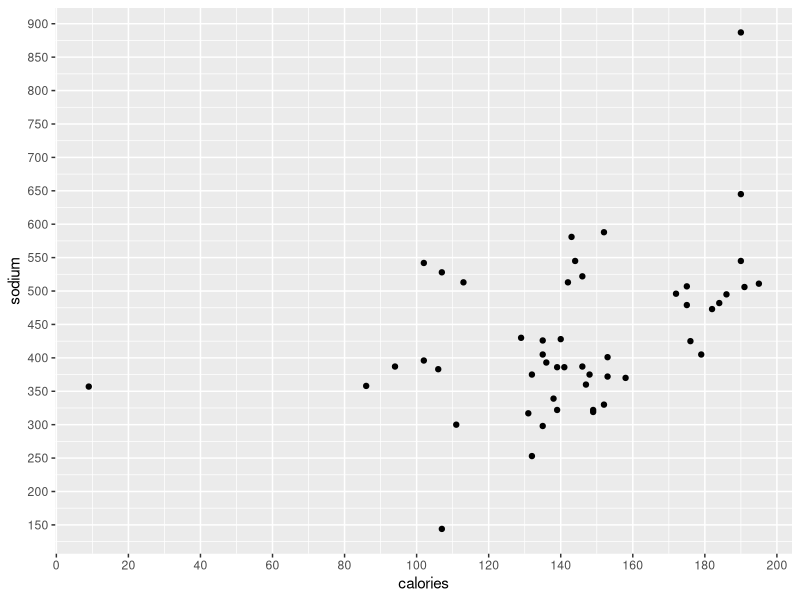
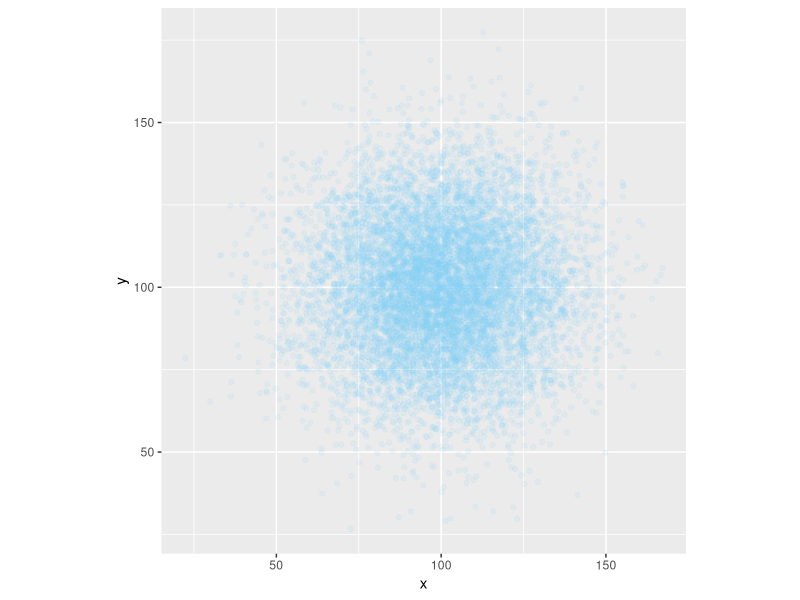
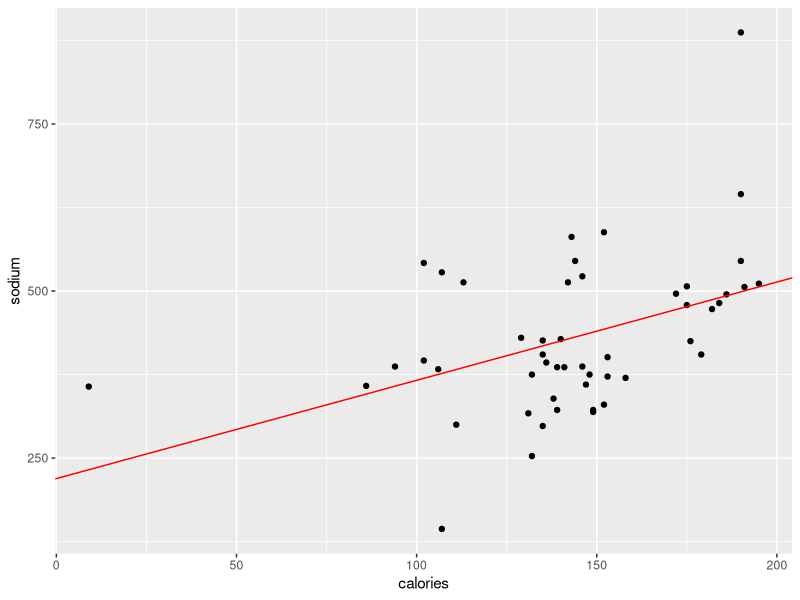

The R source for these figures, in order:
## ---- chunk 1
library(tidyverse)
library(readxl) # считывание данных в формате Excel
library(stringr) # операции со строками
## ---- chunk 2
hotdogs <- read_excel('data/hotdogs.xlsx', sheet = 'data')
## ---- chunk 3
head(hotdogs, n = 5) # посмотрим первые 5 строк
## ---- chunk 4
str(hotdogs)
## ---- chunk 5
dim(hotdogs)
## ---- chunk 6
names(hotdogs)
## ---- chunk 7

names(hotdogs) <- str_to_lower(names(hotdogs))

head(hotdogs)
## ---- chunk 8
summary(hotdogs)
## ---- chunk 9

# Калорийность в исходных единицах (ккал):
hotdogs$calories

## ---- chunk 10
# Калорийность в кДж
round(hotdogs$calories * 4.184)

## ---- chunk 11
# Соотношение Na и калорийности:

hotdogs$sodium_ratio = hotdogs$sodium / hotdogs$calories

head(hotdogs)
## ---- chunk 12
high_sodium <- subset(hotdogs, sodium_ratio > 4 & type == 'Poultry')
high_sodium
## ---- chunk 13

high_sodium[ , c(1, 4)]

## ---- chunk 14

high_sodium[ , -c(2, 3)]

## ---- chunk 15

high_sodium[ , c('type', 'sodium_ratio')]

## ---- chunk 16

mean(hotdogs$sodium)

## ---- chunk 17

mean(hotdogs$sodium, na.rm = TRUE)

## ---- chunk 18

subset(hotdogs, is.na(sodium) | is.na(calories)) # можно не указывать sodium_ratio, т.к. он будет пустым если хотя бы в одном из этих столбцов было NA
## ---- chunk 19

hotdogs_complete <- 
  subset(hotdogs, !is.na(sodium) & !is.na(calories))

# Размер исходной таблицы
dim(hotdogs)

# Размер очищенной таблицы
dim(hotdogs_complete)

## ---- chunk 20
complete.cases(hotdogs)
## ---- chunk 21

hotdogs_complete2 <- 
  subset(hotdogs, complete.cases(hotdogs))

dim(hotdogs_complete2)

## ---- chunk 22
min_sodium <- quantile(hotdogs_complete$sodium, 
                       probs = 0.025, 
                       na.rm = TRUE)
min_sodium

max_sodium <- quantile(hotdogs_complete$sodium, 
                       probs = 0.975, 
                       na.rm = TRUE)
max_sodium

hotdogs_complete$sodium_fixed <- 
  ifelse(hotdogs_complete$sodium > max_sodium, max_sodium, 
         ifelse(hotdogs_complete$sodium < min_sodium, min_sodium,
                hotdogs_complete$sodium))  
## ---- chunk 23
# Исходная переменная
summary(hotdogs_complete$sodium)

# Цензурированная переменная
summary(hotdogs_complete$sodium_fixed)

## ---- chunk 24
#ggplot(data = hotdogs_complete) +
#  geom____(mapping = ())

## ---- chunk 25

## ---- chunk 26

my_probs <- c(0.1, 0.5, 0.9)
my_probs

## ---- chunk 27

quantile(hotdogs_complete$sodium_ratio, 
         probs = my_probs, 
         na.rm = TRUE)

## ---- chunk 28
quantile(hotdogs_complete$sodium_ratio, 
         probs = c(0.1, 0.5, 0.9), 
         na.rm = TRUE)

## ---- chunk 29
my_probs[1]
my_probs[c(1, 3)]
## ---- chunk 30

x_breaks <- seq(0, 200, by = 20)
y_breaks <- seq(0, 900, by = 50)

x_breaks


ggplot(data = hotdogs_complete,
       mapping = aes(x = calories, y = sodium)) +
  geom_point() +
  scale_x_continuous(breaks = x_breaks) +
  scale_y_continuous(breaks = y_breaks)

## ---- chunk 31

5:10

## ---- chunk 32

set.seed(12345) # инициализируем генератор случайных чисел для воспроизводимости
rx <- rnorm(n = 10000, mean = 100, sd = 20)
ry <- rnorm(n = 10000, mean = 100, sd = 20)

my_table <- tibble(x = rx, y = ry) # <имя столбца> = <имя вектора>

head(my_table)

ggplot(data = my_table, aes(x, y)) +
  geom_point(alpha = 0.1, color = 'lightskyblue') +
  coord_fixed() # одинаковый масштаб по x и y

## ---- chunk 33

inner_list <- list(11, 'A', TRUE)
inner_list

## ---- chunk 34
inner_list[2]

inner_list[[2]]
## ---- chunk 35

named_list <- list(first = inner_list, second = 1:5, third = pi)
named_list

## ---- chunk 36
names(named_list)
## ---- chunk 37
str(named_list)
## ---- chunk 38

named_list[['third']]

named_list$third
## ---- chunk 39

my_args <- list(from = 1, to = 10, by = 2)
seq(my_args)

## ---- chunk 40

# Полученная модель сохраняется в виде списка
m_sodium <- lm(sodium ~ calories, data = hotdogs_complete)

# Какие имена доступны
names(m_sodium)


## ---- chunk 41
# Получим вектор коэффициентов модели
m_sodium$coefficients

## ---- chunk 42
ggplot(data = hotdogs_complete,
       mapping = aes(x = calories, y = sodium)) +
  geom_point() +
  geom_abline(intercept = m_sodium$coefficients['(Intercept)'],
              slope = m_sodium$coefficients['calories'],
              color = 'red')

